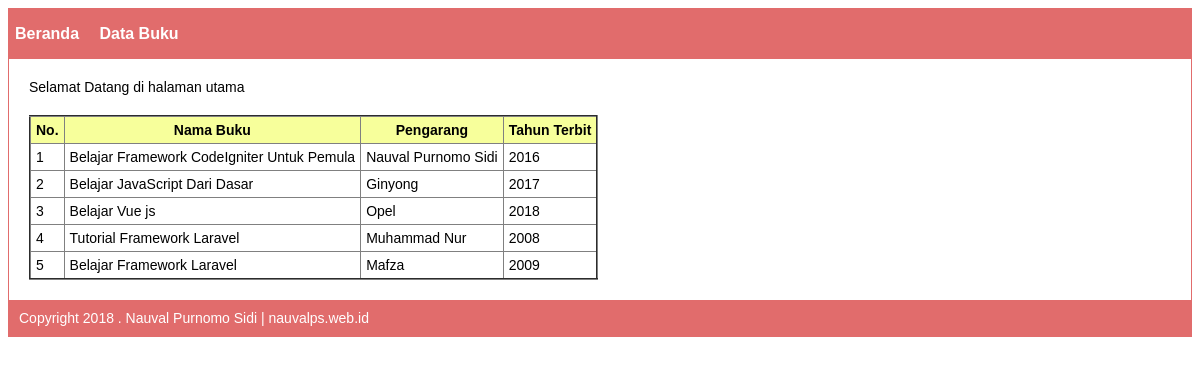
The page / on the database its author committed.
### tables this page shows
CREATE TABLE `tb_buku` (
  `kode_buku` int(10) NOT NULL,
  `nama_buku` varchar(50) NOT NULL,
  `pengarang` varchar(50) NOT NULL,
  `tahun_terbit` int(4) NOT NULL
);

### application/controllers/Home.php (called while the page is built, shortened)
<?php
class Home extends CI_Controller {
	function __construct() {
		$this->load->model('model_buku');
	}
	public function index()
	{
		$sql = $this->model_buku->get();
		$data1 = $sql->result();
		$data1['buku'] = $sql->result();
		$data = array(
			'header' => 'Halaman Utama',
			'isi' => "Selamat Datang di halaman utama"
			);
		$this->load->view('_header', $data);
		$this->load->view('home');
		$this->load->view('tampil_buku_client', $data1);
		$this->load->view('_footer');
	}
}

### index.php (called while the page is built, shortened)
<?php
require_once BASEPATH.'core/CodeIgniter.php';

### application/models/Model_buku.php (called while the page is built, shortened)
<?php
class Model_buku extends CI_Model
{
	public function get($id = null) {
		$this->db->select('*');
		$this->db->from('tb_buku');
		$query = $this->db->get();
		return $query;
	}
}
?>

### application/views/tampil_buku_client.php (the view, shortened to what this page needs)
<!DOCTYPE html>
<html>
<head>
</head>
<body>
</body>
</html>
<table class="data" border="2">
	<tr>
		<th>No.</th>
		<th>Nama Buku</th>
		<th>Pengarang</th>
		<th>Tahun Terbit</th>
	</tr>
	<?php
	$no = 1;
	foreach ($buku as $b => $row) { ?>
		<tr>
			<td><?=$no++;?></td>
			<td><?=$row->nama_buku;?></td>
			<td><?=$row->pengarang;?></td>
			<td><?=$row->tahun_terbit;?></td>
		</tr>
		<?php
		}
		?>
</table>

### application/views/_header.php (shortened to what this page needs)
<!DOCTYPE html>
<html>
<head>
</head>
<body>
	<div class="container">
		<div class="menu">
			<ul>
				<li class="<?=$this->uri->segment(1) == 'home' ? 'active' : null; ?>">
					<a href="<?=site_url('home');?>">Beranda</a>
				</li>
				<li class="<?=$this->uri->segment(1) == 'buku' ? 'active' : null; ?>">
					<a href="<?=site_url('buku');?>">Data Buku</a>
				</li>
			</ul>
		</div>
		<div class="wrapper">

### application/views/home.php
<?=$isi;
?>

### application/views/_footer.php (shortened to what this page needs)
		</div>
			<div class="footer">
				Copyright 2018 . Nauval Purnomo Sidi | nauvalps.web.id
			</div>
	</div>
</body>
</html>

### application/views/_header.php (style rules this page uses)
body { font-family: sans-serif; font-size: 14px; }
.container { border: 1px solid #e16c6c; }
.wrapper { padding: 20px; }
.menu { background-color: #e16c6c; font-size: 16px; font-weight: bold; }
.menu ul { list-style: none; margin: 0; padding: 0; }
.menu ul li { display: inline-table; margin-left: -4px; }
.menu ul li a { display: block; text-decoration: none; line-height: 50px; padding: 0 10px; color: #fff; }
.footer { background-color: #e16c6c; color: #fff; padding: 10px; }
table.data { border-collapse: collapse; }
table.data th { background-color: #f7ff9b; }
table.data th, table.data td { padding: 5px; }

### rows shown on the page
tb_buku: nama_buku "Belajar Framework CodeIgniter Untuk Pemula", pengarang "Nauval Purnomo Sidi", tahun_terbit "2016"
tb_buku: nama_buku "Belajar JavaScript Dari Dasar", pengarang "Ginyong", tahun_terbit "2017"
tb_buku: nama_buku "Belajar Vue js", pengarang "Opel", tahun_terbit "2018"
tb_buku: nama_buku "Tutorial Framework Laravel", pengarang "Muhammad Nur", tahun_terbit "2008"
tb_buku: nama_buku "Belajar Framework Laravel", pengarang "Mafza", tahun_terbit "2009"

### other values the page prints
$isi "Selamat Datang di halaman utama"
